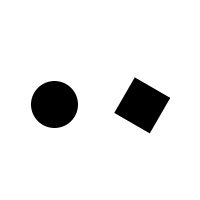
#> input picture dataimg/double1.png, 200 x 200 px
$ python final_lsm.py
#> lines starting #> are read from the running program, lines starting #| are printed output that depends on the picture; after the words box and inside, x2 and y2 are one past the last pixel; in counts of white or black regions, pixels touching at a corner belong together
from __future__ import division
import Image
import numpy as np
import matplotlib as mpl
mpl.use('TkAgg')
import matplotlib.pyplot as plt
import matplotlib.animation as animation
from scipy import ndimage
import skfmm
import sys
import itertools
import pickle

eps = sys.float_info.epsilon

wx, wy = 200, 200
grid_shape = (wx,wy)
cx, cy = wx/2, wy/2


# [93 lines left out: functions _space_grid, _point_shape, square, circle, divergence, gradient_magnitude and 1 more, not called in this run]

# S = square(radius=25, spacing=5) # data set of points
S = np.array(Image.open("dataimg/double1.png"))
#> S is the input picture: shape (200, 200); min 0, max 255, mean 233.2
S = ndimage.laplace(ndimage.gaussian_filter(S-0.5,1))
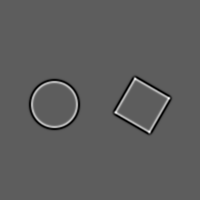
#> S: shape (200, 200) float64; min -52.05, max 90.42, mean 0; drawn with min black and max white
S = np.absolute(S < 30)
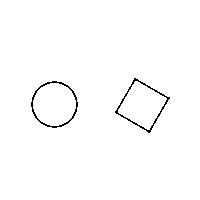
#> S: shape (200, 200) bool; 98.8% white; black in thin lines or dots, all inside (x1, y1, x2, y2) = (31, 78, 170, 133)
D = ndimage.distance_transform_edt(S) # distance to data set
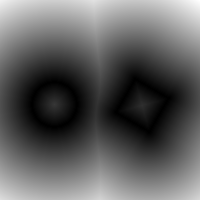
#> D: shape (200, 200) float64; min 0, max 99.48, mean 37.4; drawn with min black and max white
[Du, Dv] = np.gradient(D)
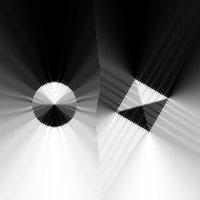
#> Du: shape (200, 200) float64; min -1, max 1, mean -0.0496; drawn with min black and max white
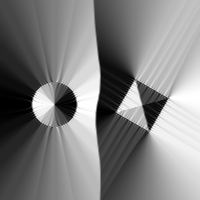
#> Dv: shape (200, 200) float64; min -1, max 1, mean 0.00916; drawn with min black and max white
# image = np.array(Image.open("dataimg/cir.png"))
# Phi0 = (image - image.max() / 2) / 255

Phi0 = np.ones(grid_shape)
#> (the run stopped early here; a loop or call above may not have finished)

$ run again, with dataimg/cir.png copied over dataimg/double1.png
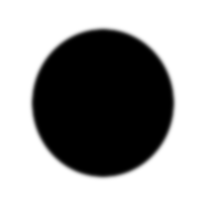
#> input picture dataimg/cir.png, 200 x 200 px
#> S is the input picture: shape (200, 200); min 0, max 255, mean 150.3
#> `[Du, Dv] = np.gradient(D)`:
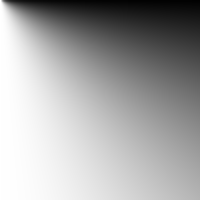
#> Du: shape (200, 200) float64; min 0.00754, max 1, mean 0.651
#> `[Du, Dv] = np.gradient(D)`:
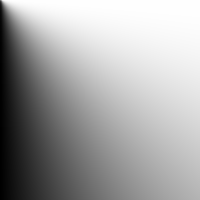
#> Dv: shape (200, 200) float64; min 0.0025, max 1, mean 0.644

$ run again, with dataimg/boo.png copied over dataimg/double1.png
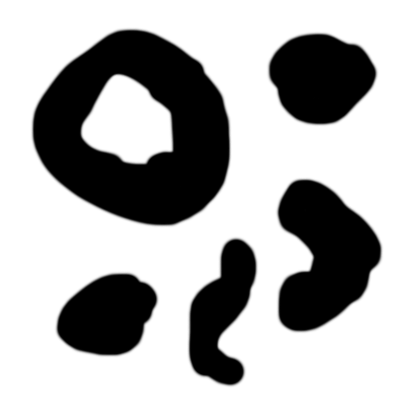
#> input picture dataimg/boo.png, 400 x 400 px
#> `S = np.absolute(S < 30)`:
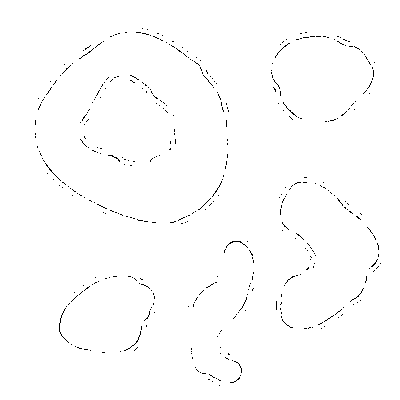
#> S: shape (400, 400) bool; 99.2% white; black in thin lines or dots, all inside (x1, y1, x2, y2) = (35, 28, 381, 386)
#> `[Du, Dv] = np.gradient(D)`:
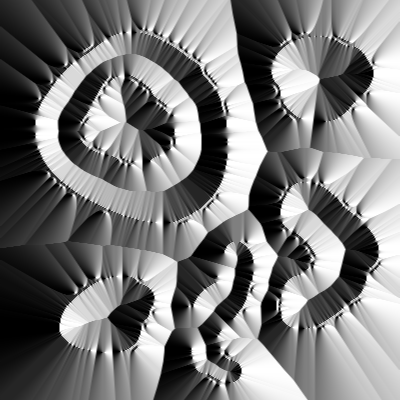
#> Dv: shape (400, 400) float64; min -1, max 1, mean -0.0386; drawn with min black and max white
